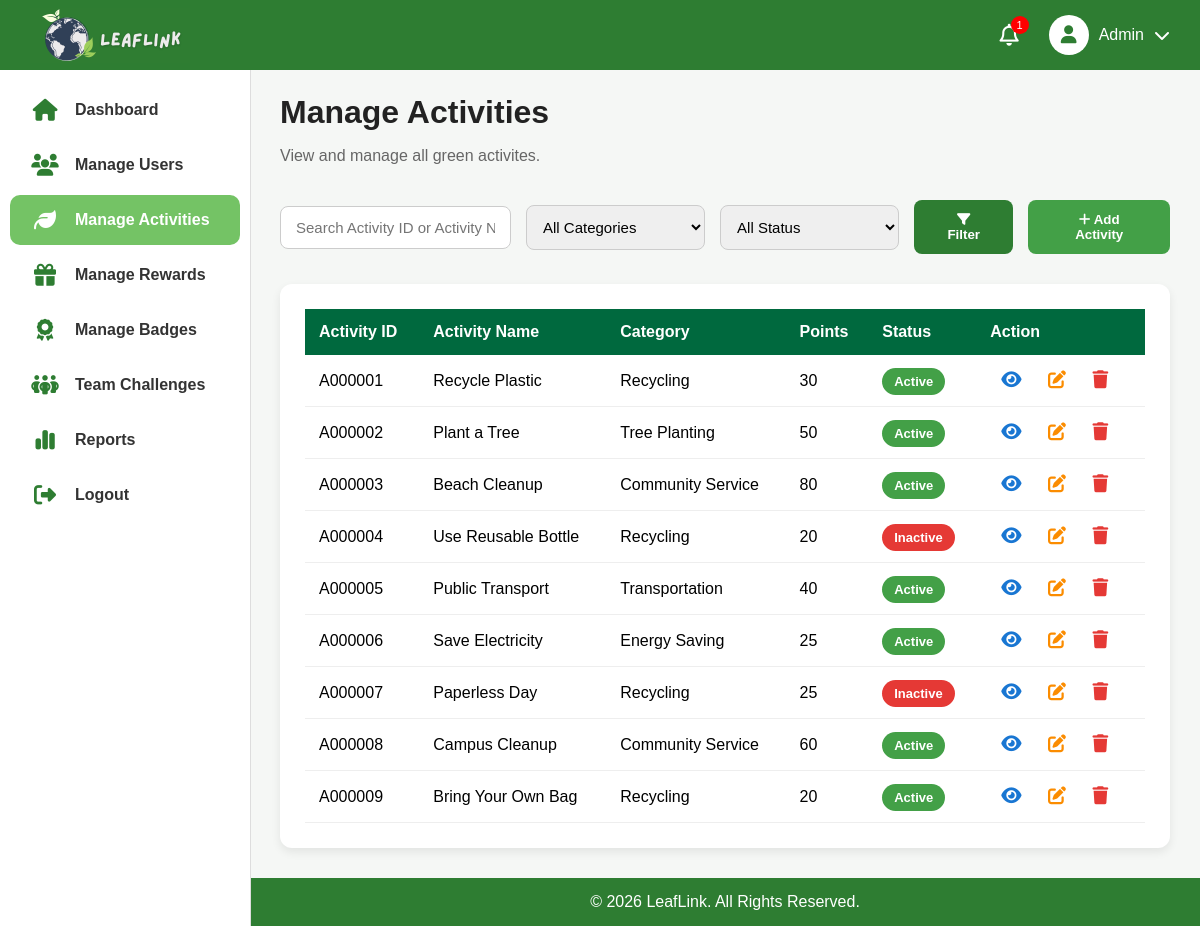
Screenshot of /admin/activities/manage_activity.php with the database file from the repository.
### tables this page shows
CREATE TABLE `activity` (
  `activityId` varchar(11) NOT NULL,
  `activityName` varchar(100) NOT NULL,
  `description` text NOT NULL,
  `category` varchar(100) NOT NULL,
  `pointsReward` int(11) NOT NULL,
  `rules` text NOT NULL,
  `status` varchar(20) NOT NULL
);

### admin/activities/manage_activity.php (the view, shortened to what this page needs)
<?php
    include '../includes/header.php';
    include '../includes/sidebar.php';
    $search = "";
    $sql =
        "SELECT
            activityId,
            activityName,
            description,
            category,
            pointsReward,
            rules,
            status
        FROM activity
        WHERE 1";
    $sql .= "
        ORDER BY activityId ASC";
    $activityQuery = mysqli_query($conn, $sql);
?>
<main class="main-content">
    <h1 class="dashboard-title">Manage Activities</h1>
    <p class="dashboard-subtitle">
        View and manage all green activites.
    </p>
    <form class="toolbar" method="GET">
        <input
            type="text"
            name="search"
            class="search-box"
            placeholder="Search Activity ID or Activity Name..."
            value="<?= $search; ?>">
        <select name="category" class="filter-box">
            <option value="">All Categories</option>
        </select>
        <select name="status" class="filter-box">
            <option value="">All Status</option>
        </select>
        <button type="submit" class="filter-btn">
            <i class="fa-solid fa-filter"></i>
            Filter
        </button>
        <button type="button" class="add-btn">
            <i class="fa-solid fa-plus"></i>
            Add Activity
        </button>
    </form>
    <div class="table-card">
        <table class="recent-table">
            <thead>
                <tr>
                    <th>Activity ID</th>
                    <th>Activity Name</th>
                    <th>Category</th>
                    <th>Points</th>
                    <th>Status</th>
                    <th>Action</th>
                </tr>
            </thead>
            <tbody>
                <?php
                    if(mysqli_num_rows($activityQuery) > 0){
                        while($row = mysqli_fetch_assoc($activityQuery)){
                ?>
                <tr>
                    <td><?= $row['activityId']; ?></td>
                    <td><?= $row['activityName']; ?></td>
                    <td><?= $row['category']; ?></td>
                    <td><?= $row['pointsReward']; ?></td>
                    <td>
                        <span class="status <?= strtolower($row['status']); ?>">
                            <?= $row['status']; ?>
                        </span>
                    </td>
                    <td>
                        <button
                            type="button" class="action-btn view-btn"
                            data-id="<?= $row['activityId']; ?>"
                            data-name="<?= $row['activityName']; ?>"
                            data-description="<?= $row['description']; ?>"
                            data-category="<?= $row['category']; ?>"
                            data-points="<?= $row['pointsReward']; ?>"
                            data-rules="<?= $row['rules']; ?>"
                            data-status="<?= $row['status']; ?>">
                            <i class="fa-solid fa-eye"></i>
                        </button>
                        <button
                            type="button" class="action-btn edit-btn"
                            data-id="<?= $row['activityId']; ?>"
                            data-name="<?= $row['activityName']; ?>"
                            data-description="<?= $row['description']; ?>"
                            data-category="<?= $row['category']; ?>"
                            data-points="<?= $row['pointsReward']; ?>"
                            data-rules="<?= $row['rules']; ?>"
                            data-status="<?= $row['status']; ?>">
                            <i class="fa-solid fa-pen-to-square"></i>
                        </button>
                        <button
                            type="button" class="action-btn delete-btn"
                            data-id="<?= $row['activityId']; ?>"
                            data-name="<?= $row['activityName']; ?>">
                            <i class="fa-solid fa-trash"></i>
                        </button>
                    </td>
                </tr>
                <?php
                        }
                } ?>
            </tbody>
        </table>
    </div>
</main>
<?php
    include '../includes/footer.php';
?>

### admin/admin.css (style rules this page uses)
body { margin: 0; background: #F5F7F5; font-family: Arial, Helvetica, sans-serif; }
.main-content { flex: 1; margin-left: 250px; margin-top: 70px; padding: 3px 30px 30px; background: #F5F7F5; }
.main-content h1 { margin-bottom: 15px; color: #222; }
.main-content p { color: #666; }
.dashboard-title { margin-bottom: 8px; color: #2E7D32; }
.dashboard-subtitle { color: #666; margin-bottom: 35px; }
.table-card { background: white; margin-top: 30px; padding: 25px; border-radius: 12px; box-shadow: 0 4px 10px rgba(0, 0, 0, 0.08); }
.recent-table { width: 100%; border-collapse: collapse; }
.recent-table th { background: #00693E; color: white; padding: 14px; text-align: left; }
.recent-table td { padding: 14px; border-bottom: 1px solid #EEEEEE; }
.status { padding: 6px 12px; border-radius: 20px; color: white; font-size: 13px; font-weight: bold; }
.toolbar { display: flex; align-items: center; gap: 15px; margin-bottom: 25px; }
.search-box { flex: 1; padding: 12px 15px; border: 1px solid #CCCCCC; border-radius: 8px; font-size: 15px; }
.filter-box { width: 180px; padding: 12px; border: 1px solid #CCCCCC; border-radius: 8px; font-size: 15px; }
.filter-btn { background: #2E7D32; color: white; border: none; padding: 12px 25px; border-radius: 8px; cursor: pointer; font-weight: bold; }
.add-btn { margin-left: auto; background: #43A047; color: white; border: none; padding: 12px 25px; border-radius: 8px; cursor: pointer; font-weight: bold; }
.action-btn { border: none; background: none; cursor: pointer; font-size: 18px; margin: 0 5px; }
.view-btn { color: #1976D2; }
.edit-btn { color: #FB8C00; }
.delete-btn { color: #E53935; }
.status.active { background: #43A047; }
.status.inactive { background: #E53935; }

### rows the page displays
activity: activityId "A000001", activityName "Recycle Plastic", category "Recycling", pointsReward "30", status "Active"
activity: activityId "A000002", activityName "Plant a Tree", category "Tree Planting", pointsReward "50", status "Active"
activity: activityId "A000003", activityName "Beach Cleanup", category "Community Service", pointsReward "80", status "Active"
activity: activityId "A000004", activityName "Use Reusable Bottle", category "Recycling", pointsReward "20", status "Inactive"
activity: activityId "A000005", activityName "Public Transport", category "Transportation", pointsReward "40", status "Active"
activity: activityId "A000006", activityName "Save Electricity", category "Energy Saving", pointsReward "25", status "Active"
activity: activityId "A000007", activityName "Paperless Day", category "Recycling", pointsReward "25", status "Inactive"
activity: activityId "A000008", activityName "Campus Cleanup", category "Community Service", pointsReward "60", status "Active"
activity: activityId "A000009", activityName "Bring Your Own Bag", category "Recycling", pointsReward "20", status "Active"

### other values shown
$notificationCount "1"
$fullname "Admin"
